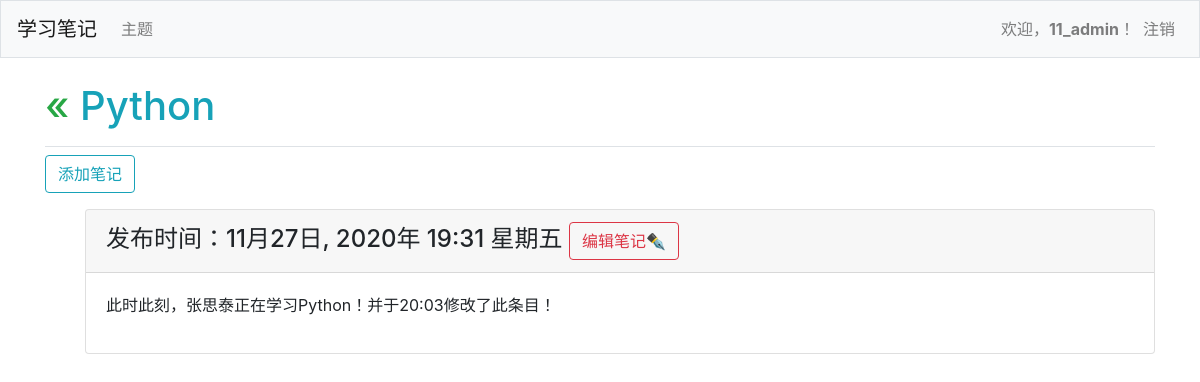
The page /topics/3/ (signed in) on the database its author committed.
### learning_logs/models.py (models this page shows, shortened)
class Topic(models.Model):
    text = models.CharField(max_length=200)
    date_added = models.DateTimeField(auto_now_add=True)
    owner = models.ForeignKey(User, on_delete=models.CASCADE)
    def __str__(self):
        return self.text

class Entry(models.Model):
    topic = models.ForeignKey(Topic, on_delete=models.CASCADE)
    text = models.TextField()
    date_added = models.DateTimeField(auto_now_add=True)
    class Meta:
        verbose_name_plural = 'entries'

### learning_logs/views.py (the view)
# urls.py: path('topics/<int:topic_id>/', views.topic, name='topic'),
@login_required
def topic(request, topic_id):
    topic = Topic.objects.get(id=topic_id)
    if topic.owner != request.user:
        raise Http404
    entries = topic.entry_set.order_by('-date_added')
    context = {'topic': topic, 'entries': entries}
    return render(request, 'learning_logs/topic.html', context)

### learning_logs/templates/learning_logs/topic.html (shortened to what this page needs)
<!DOCTYPE html>
<html lang="en">
<head>
</head>
<body>
{% extends "learning_logs/base.html" %}
{% block page_header %}
    <h1 class="text-info"><a href="{% url 'learning_logs:topics' %}"
            style="text-decoration:none" class="text-success">&laquo; </a>{{ topic }}</h1>
{% endblock page_header %}
{% block content %}
    <h3><a href="{% url 'learning_logs:new_entry' topic.id %}"
            class="btn btn-outline-info mb-2" role="button">添加笔记</a></h3>
    <ul>
    {% for entry in entries %}
    <div class="card mb-3">
        <h4 class="card-header">
            {{ entry.date_added|date:'发布时间：n月d日, Y年 H:i l' }}
            <small><a href="{% url 'learning_logs:edit_entry' entry.id %}"
                    class="btn btn-outline-danger" style="">编辑笔记✒</a></small>
        </h4>
        <div class="card-body">
            {{ entry.text|linebreaks }}
        </div>
    </div>
    {% empty %}
        <div class="alert alert-warning alert-dismissable fade show">
            <button type="button" class="close" data-dismiss="alert">&times;</button>
            <strong>这个主题还没有笔记</strong>
        </div>
    {% endfor %}
    </ul>
{% endblock content %}

### learning_logs/templates/learning_logs/base.html (shortened to what this page needs)
{% load bootstrap4 %}
<!DOCTYPE html>
<html lang="zh-CN">
<head>
    {% bootstrap_css %}
</head>
<body>
    <nav class="navbar navbar-expand-md navbar-light bg-light mb-4 border">
    	<a class="navbar-brand" href="{% url 'learning_logs:index' %}">学习笔记</a>
    	<div class="collapse navbar-collapse" id="navbarCollapse">
            <ul class="navbar-nav mr-auto">
                <li class="nav-item">
                    <a class="nav-link" href="{% url 'learning_logs:topics' %}">
                        主题</a></li>
            </ul>
            <ul class="navbar-nav ml-auto">
                {% if user.is_authenticated %}
                <li class="nav-item">
                    <span class="navbar-text">欢迎，<strong>{{ user.username }}</strong>！</span>
                </li>
                <li class="nav-item">
                    <a class="nav-link" href="{% url 'users:logout' %}">注销</a>
                </li>
                {% endif %}
            </ul>
        </div>
    </nav>
    <main role="main" class="container">
        <div class="pb-2 mb-2 border-bottom">
            {% block page_header %}{% endblock page_header %}
        </div>
        <div>
            {% block content %}{% endblock content %}
        </div>
    </main>
</body>
</html>

### rows shown on the page
Topic: text "Python"
Entry: date_added "发布时间：11月27日, 2020年 19:31 星期五", text "此时此刻，张思泰正在学习Python！并于20:03修改了此条目！"

### other values the page prints
{{ user.username }} "11_admin"
